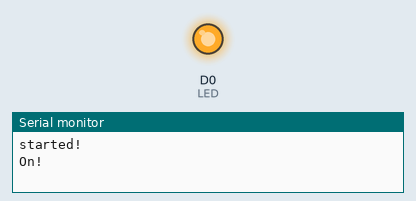
Simulated run of this sketch. Board: ESP8266 (NodeMCU). Shown: output pins drawn as LEDs (lit = HIGH), the last lines printed to the serial monitor.

Above: at 1.2 s.
At 3.7 s:
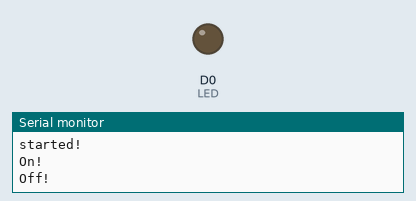
Timing chart, 0 to 6.5 s (numbered marks = the images above):
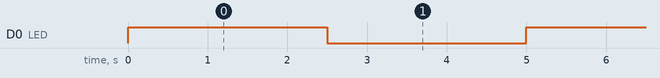

The sketch:

SerialBasic.ino
```cpp
// Place an LED on D0
int LED = D0;


void setup() {

    // Set the LED for output
    pinMode(LED, OUTPUT);

    // Begin serial communication
    Serial.begin(9600);

    // Print a message
    Serial.println("started!");
}

void loop() {

    // Print a message
    Serial.println("On!");
    // Turn the LED on
    digitalWrite(LED, HIGH);
    // wait 2.5 seconds
    delay(2500);

    // Print a message
    Serial.println("Off!");
    // Turn the LED on
    digitalWrite(LED, LOW);
    // wait 2.5 seconds
    delay(2500);
}
```

Measured:
- by itself, D0 (LED): alternates HIGH for 2.5 s and LOW for 2.5 s
